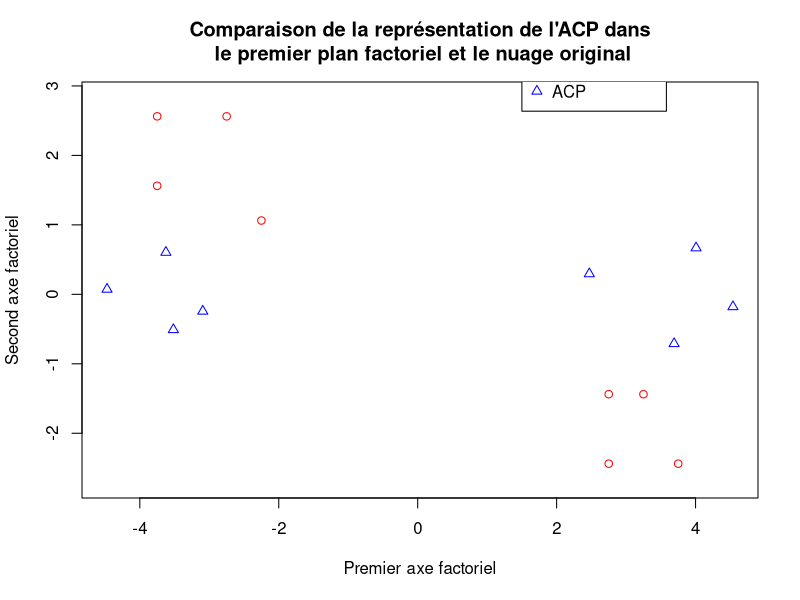

Generate this figure with R: (Note: this script raises an error after producing the figure.)
x <- matrix(
       c(8.5, 1.5, 3.5, 5, 2, 6.5, 9.5, 1.5, 8.5, 2.5, 3, 6.5, 9, 2.5, 2, 5.5),
       nrow = 8, ncol = 2, byrow = T)

n <- dim(x)[1]
p <- dim(x)[2]

# centers x by columns
x <- apply(x, 2, function(col) { col - mean(col) })

# computes the covariance matrix
sigma <- 1/n * t(x) %*% x

# computes the eigen values and vectors
eigenSigma <- eigen(sigma)
print(eigenSigma$vectors)

# computes the percentage of explained inertia
cat(paste('first factorial axis',
          100 * eigenSigma$values[1] / sum(eigenSigma$values), '%\n'))
cat(paste('second factorial axis',
          100 * eigenSigma$values[2] / sum(eigenSigma$values), '%\n'))

# computes the principal components
comps <- x %*% eigenSigma$vectors
print(comps)

# plots the principal components
pngName <- 'pca.png'
png(pngName)
plot(x[, 1], x[, 2],
     asp = 1,
     xlab = 'Premier axe factoriel', ylab = 'Second axe factoriel',
     main = paste('Comparaison de la représentation de l\'ACP dans\n',
                  'le premier plan factoriel et le nuage original'),
     col = 'red',
     pch = 1,
     xlim = range(comps[, 1]))
points(comps,
       col = ' blue',
       pch = 2)
legend(1.5, 3.5,
       c('Nuage original', 'ACP'),
       col = c('red', 'blue'),
       pch = c(1,2))
dev.off()
cat(paste(pngName, 'sauvegardee\n'))

# computes the sqaured euclidean distances for X
dSquared <- as.matrix(dist(x)^2)
cat('D^2\n')
print(dSquared)
cat('\n\n')

# dot product matrices
w1 <- x %*% t(x)
qn <- diag(1, n) - 1/n * matrix(1, ncol = n, nrow = n)
w2 <- -1/2 * qn %*% dSquared %*% qn
stopifnot(all.equal(w1, w2))
cat('W\n')
print(w1)
cat('\n\n')

# check that w1 and w2 are positive semi-definite
eigenW <- eigen(1/n * w1)
moreThan0 <- function(x) { return(x > 0 || abs(x) < .Machine$double.eps) }
stopifnot(moreThan0(eigenW$values))

v <- eigenW$vectors
l <- diag(eigenW$values)
cat('V\n')
print(v)
cat('\n\n')

cat('L\n')
print(l)
cat('\n\n')
components <- v %*% sqrt(l)

pngName2 <- 'aftd.png'
png(pngName2)

plot(x[,1], x[,2],
     asp = 1,
     xlab = 'Premier axe factoriel', ylab = 'Second axe factoriel',
     main = paste('Comparaison entre la representation de l\'AFTD \net le',
                  'nuage original'),
     col = 'red',
     pch = 1)
points(components[,1], components[,2],
       col = ' blue',
       pch = 2)
legend(1.5, 3,
       c('Nuage original', 'AFTD'),
       col = c('red', 'blue'),
       pch = c(1,2))

dev.off()
cat(paste(pngName2, 'sauvegardee\n'))
